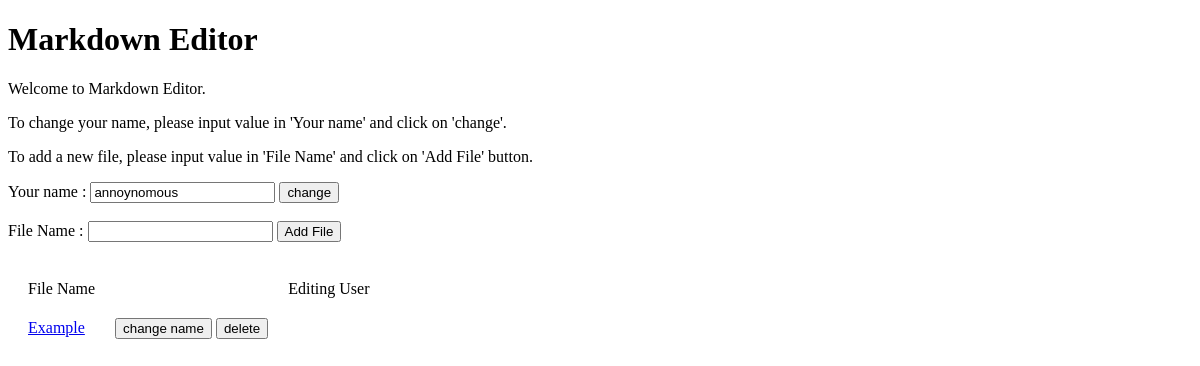
/markdown/, run on an earlier commit of the app's database.
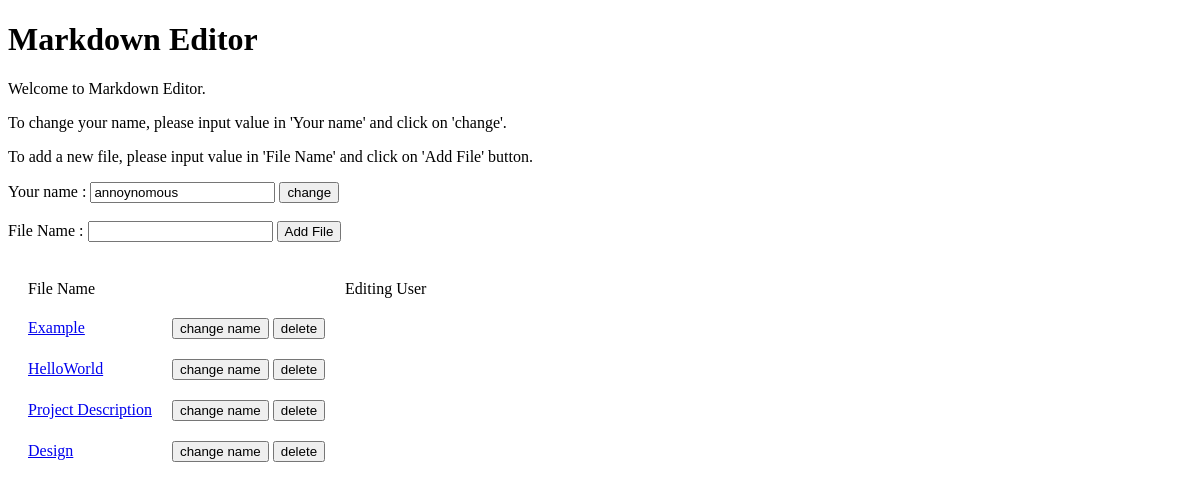
And on a later commit of the database.
### markdown_app/models.py (models this page shows, shortened)
class Markdown(models.Model):
    title = models.CharField(max_length=100, blank=True, null=True)
    text = models.TextField(blank=True, null=True)
    version = models.IntegerField(blank=True, null=True)

### markdown_app/views.py (the view)
# urls.py: path("", views.index, name="index"),
def index(request):
    all = Markdown.objects.all()
    context = {"all": all}
    return render(request, "markdown_app/all.html", context=context)

### markdown_app/templates/markdown_app/all.html (shortened to what this page needs)
<!DOCTYPE html>
<html lang="en">
    <head>
        {% load static %}
    </head>
    <body>
        <div>
            <h1>Markdown Editor</h1>
            <p> Welcome to Markdown Editor.
            </p>
            <p>To change your name, please input value in 'Your name' and click
                on 'change'.</p>
            <p>To add a new file, please input value in 'File Name' and click on
                'Add File' button.</p>
        </div>
        <div>
            Your name : <input id="name" value>
            <button onclick="setNameToCookie()">change</button>
        </div>
        <br>
        <div>
            File Name : <input id="filename" value>
            <button onclick="addFile()">Add File</button>
        </div>
        <br>
        <div>
            <table cellpadding="0" cellspacing="20">
                <tr>
                    <td>File Name</td>
                    <td></td>
                    <td>Editing User</td>
                </tr>
                {% for x in all %}
                <tr>
                    <td><a
                            href="{% url 'markdown_app:file_preview' x.id %}">{{x.title}}</a></td>
                    <td> <button onclick="changeName('{{x.id}}')">change
                            name</button> <button
                            onclick="deleteFile('{{x.id}}')">delete</button>
                    </td>
                    <td id="file{{x.id}}" class="file"></td>
                </tr>
                {% endfor %}
            </table>
        </div>
    </body>
</html>

What changed in the data, as far as the page shows it:
added Markdown: title "HelloWorld"
added Markdown: title "Project Description"
added Markdown: title "Design"
